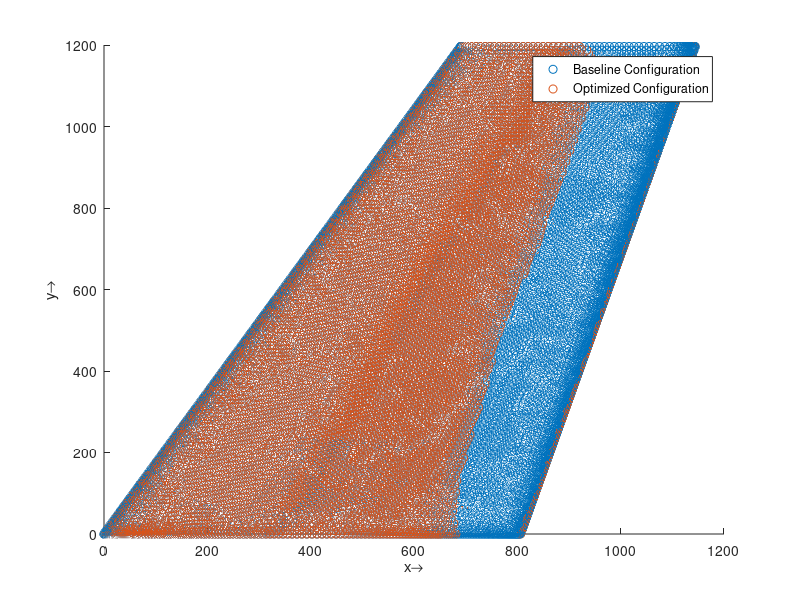

This chart was generated by the following MATLAB code:
clear all;
close all;
clc;
format long;

load baseline.txt
load new.txt


x = baseline(:,2);
y = baseline(:,3);
z = baseline(:,4);

xnew = new(:,2);
ynew = new(:,3);
znew = new(:,4);

figure (1);
hold on
scatter3(x,y,z,'b.','DisplayName','Baseline Configuration');
scatter3(xnew,ynew,znew,'r.','DisplayName','Optimized Configuration');
xlabel('x\rightarrow');
ylabel('y\rightarrow');
zlabel('z\rightarrow');
[h, ~] = legend('show');



% j = 1;
% for i = 1:size(x)
%     if (y(i) <= ypanel+eps) && (y(i) >= ypanel-eps)
%         oldx(j) = x(i);
%         oldy(j) = y(i);
%         oldz(j) = z(i);
%         upx(j) = xnew(i);
%         upy(j) = ynew(i);
%         upz(j) = znew(i);
%         j = j + 1;
%     end
% end
% 
% hale = delaunayTriangulation(oldx',oldy',oldz');
% hosa = delaunayTriangulation(upx',upy',upz');
% %faceColor  = [0.6875 0.8750 0.8984];
% faceColor = [0 0 1];
% faceColor2 = [1 0 0];
% 
% hold on;
% tetramesh(hale,'FaceColor',faceColor,'FaceAlpha',0.3,'edgecolor','none');
% tetramesh(hosa,'FaceColor',faceColor2,'FaceAlpha',0.3,'edgecolor','none');
% axis equal tight;